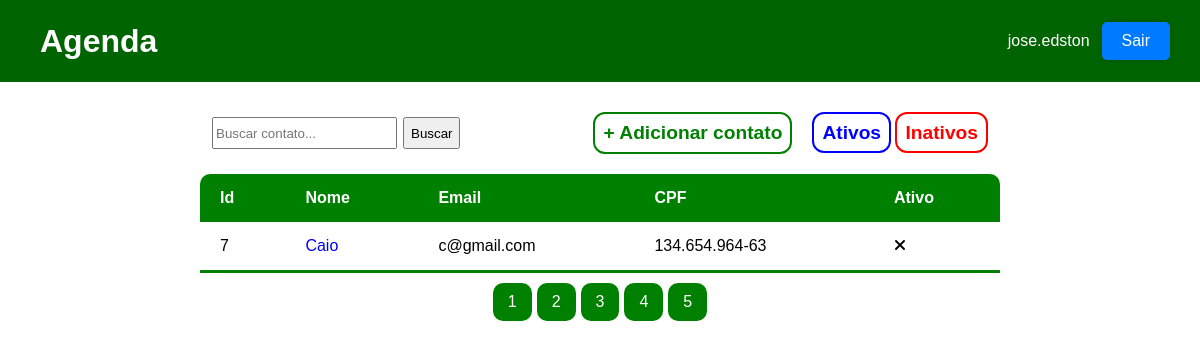
Screenshot of / (signed in) with the database file from the repository.
### contatos/models.py (models this page shows, shortened)
class Contatos(models.Model):
    usuario = models.ForeignKey(User, on_delete=models.CASCADE) #models.CASCADE ele elimina tudo, o models.DO_NOTHING não faz nada com as informações
    nome = models.CharField(max_length=255)
    imagem = models.ImageField()
    cpf = models.CharField(max_length=14)
    email = models.EmailField()
    telefone = models.CharField(max_length=20)
    altura = models.DecimalField(max_digits=3, decimal_places=2)
    descricao = models.TextField()
    data_nascimento = models.DateField()
    ativo = models.BooleanField()
    class Meta:
        verbose_name_plural = 'Contatos'

### contatos/views.py (the view)
# urls.py: path('', views.index, name='home'),
@login_required(redirect_field_name='login')
def index(request):
    contatos = Contatos.objects.filter(usuario_id=request.user.id).order_by('-id')
    return render(request, 'pages/index.html', {'contatos':contatos})

### contatos/templates/pages/index.html (shortened to what this page needs)
{% load static %}
<!DOCTYPE html>
<html lang="en">
<head>
    <link rel="stylesheet" href="{% static 'style.css' %}">
    <link rel="stylesheet" href="https://cdnjs.cloudflare.com/ajax/libs/font-awesome/6.4.0/css/all.min.css" />
</head>
<body>
    <div class="navbar">
        <h1>Agenda</h1>
        <div class="user">
            <p>{{user}}</p>
            <a href="{% url 'logout' %}" class="botao_logout">Sair</a>
        </div>
    </div>
    <form action="{% url 'busca' %}">
        <div class="form-inputs">
            <input type="text" name="search" placeholder="Buscar contato...">
            <button type="submit">Buscar</button>
        </div>
        <div class="add-btn">
            <a href="{% url 'adicionar' %}">+ Adicionar contato</a>
            <div class="btn-filter">
                <a href="{% url 'adicionar' %}">Ativos</a>
                <a href="{% url 'adicionar' %}">Inativos</a>
            </div>
        </div>
    </form>
    <table>
        <thead>
            <tr>
                <th>Id</th>
                <th>Nome</th>
                <th>Email</th>
                <th>CPF</th>
                <th>Ativo</th>
            </tr>
        </thead>
        <tbody>
            {% for contato in contatos %}
            <tr>
                <td>{{contato.id}}</td>
                <td><a href="{% url 'detalhes' contato.id  %}">{{contato.nome}}</a></td>
                <td>{{contato.email}}</td>
                <td>{{contato.cpf}}</td>
                {% if contato.ativo == True %}
                <td><i class="fa fa-check"></i></td>
                {% else %}
                <td><i class="fa fa-xmark"></i></td>
                {% endif %}
            </tr>
            {% endfor %}
        </tbody>
    </table>
    <div class="pagination">
        <a href="#">1</a>
        <a href="#">2</a>
        <a href="#">3</a>
        <a href="#">4</a>
        <a href="#">5</a>
    </div>
</body>
</html>

### templates/static/style.css (style rules this page uses)
* { margin:0; padding: 0; box-sizing: border-box; font-family: Verdana, Geneva, Tahoma, sans-serif; text-decoration: none; }
.navbar { padding: 12px 30px; margin-bottom: 20px; background-color: darkgreen; display: flex; justify-content: space-between; align-items: center; color: white; }
.user > a,.navbar > a { color: white; }
.user { display: flex; align-items: center; gap: 12px; }
table { width:800px; margin: 10px auto; border-collapse: collapse; text-align: left; border-radius: 10px 10px 0 0; overflow: hidden; }
thead > tr { background-color: green; color: white; }
tr > th, tr > td { padding: 15px 20px; }
tbody > tr:last-of-type { border-bottom: 3px solid green; }
.pagination { display: flex; width: 800px; margin: 5px auto; gap: 5px; justify-content: center; }
.pagination > a { background-color: green; padding: 10px 15px; color: white; border-radius: 10px; }
h1 { text-align: center; margin: 10px; }
form { width: 800px; padding: 0 12px; margin: 0 auto; display: flex; align-items: center; }
.form-inputs > input { height: 2rem; padding: 0 2px; }
.form-inputs { display: flex; align-items: center; gap: 6px; }
.form-inputs > button { height: 2rem; padding: 0 6px; }
.add-btn { width: 800px; margin: 10px auto; display: flex; justify-content: flex-end; gap: 20px; align-items: center; }
.add-btn > a, .btn-filter > a { padding: 8px; text-align: center; border: 2px solid green; border-radius: 12px; color: green; font-weight: bold; font-size: larger; }
.btn-filter > a:nth-child(1) { padding: 8px; text-align: center; border: 2px solid blue; border-radius: 12px; color: blue; font-weight: bold; font-size: larger; }
.btn-filter > a:nth-child(2) { padding: 8px; text-align: center; border: 2px solid red; border-radius: 12px; color: red; font-weight: bold; font-size: larger; }
.botao_logout { padding: 10px 20px; margin-top: 10px; margin-bottom: 10px; background-color: #007bff; color: #fff; border: none; border-radius: 5px; box-shadow: 0px 0px 5px rgba(0, 0, 0, 0.2); cursor: pointer; }

### rows the page displays
Contatos: id "7", nome "Caio", email "c@gmail.com", cpf "134.654.964-63", ativo False (drawn)

### other values shown
{{ user }} "jose.edston"
